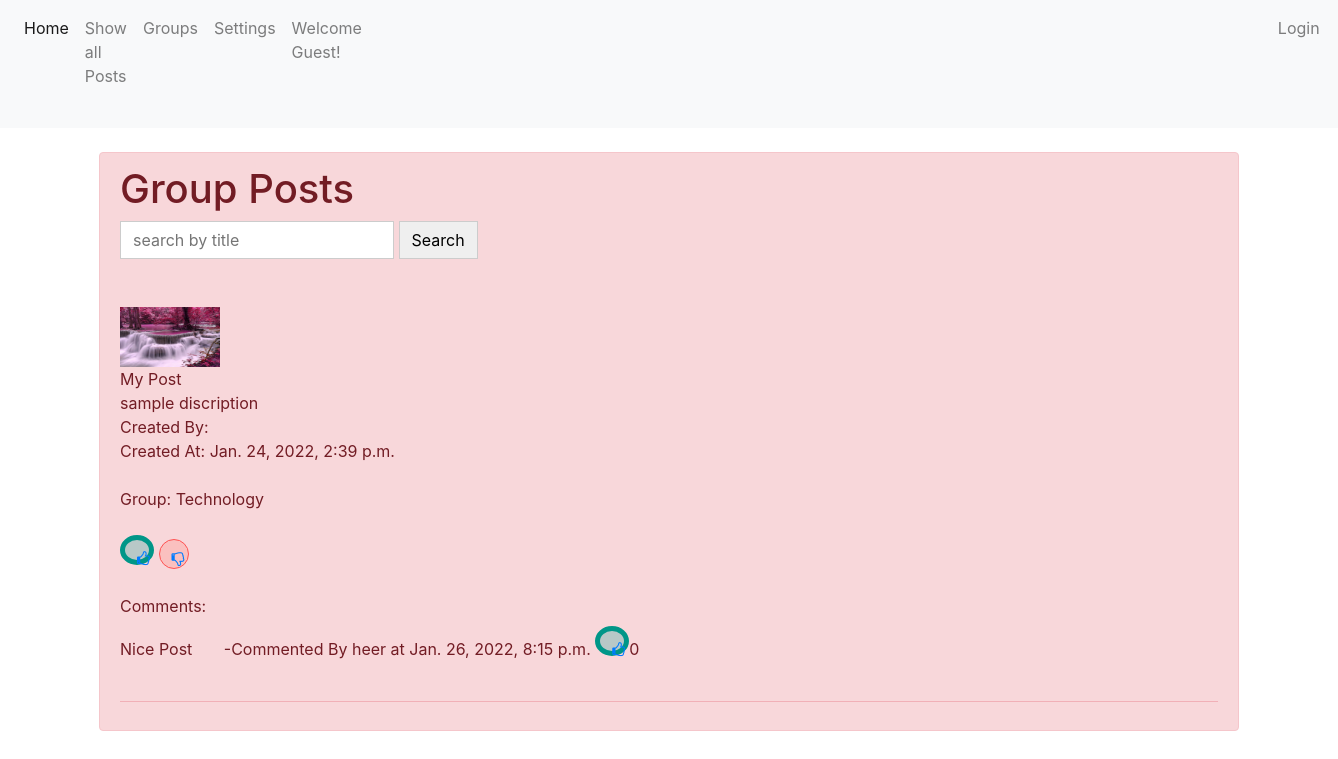
Page /show_group_list/technology on the committed database.
### posts/models.py (models this page shows, shortened)
class DateTimemixin(models.Model):
    created_at = models.DateTimeField(auto_now_add=True, null=True, blank=True)
    updated_at = models.DateTimeField(auto_now=True, null=True, blank=True)
    class Meta:
        abstract = True

class Post(DateTimemixin):
    group_key = models.ForeignKey("Group", on_delete=models.CASCADE, blank=True, null=True)
    is_group = models.BooleanField(default=False)
    user_key = models.ForeignKey(User, on_delete=models.CASCADE, blank=True, null = True)
    category_key = models.ManyToManyField(PostCategory,  blank=True)
    title = models.CharField(max_length=100)
    description = models.CharField(max_length=250)
    thumbnail = models.ImageField(upload_to = 'photos/')
    slug = models.SlugField(null=True, blank=True)
    like_key = models.ManyToManyField(User, blank = True, related_name='like_user')
    dislike_key = models.ManyToManyField(User, blank = True, related_name='dislike_user')

class Group(DateTimemixin):
    admin_user = models.ManyToManyField(User, related_name='admin_user')
    name = models.CharField(max_length=100)
    user_key = models.ManyToManyField(User, related_name='user_key')
    slug = models.SlugField(null=True, blank=True)
    def __str__(self):
        return str(self.name)

class Comment(DateTimemixin):
    post_key = models.ForeignKey(Post, on_delete=models.CASCADE, null = True, blank=True)
    comment = models.TextField()
    created_by = models.ForeignKey(User, on_delete=models.CASCADE, null = True, blank=True)
    liked_by = models.ManyToManyField(User, blank=True, related_name='liked_user')

### posts/views.py (the view)
# urls.py: path('show_group_list/<slug>', views.groupList, name='showgroup'),
def groupList(request, slug):
    group_data = Group.objects.get(slug = slug)
    post_list = Post.objects.filter(group_key = group_data.id, is_group = True)
    comment_data = Comment.objects.all()
    context = {"post_list":post_list, "group_data":group_data,"comment_data":comment_data}
    return render(request, "grouplist.html",context)

### templates/grouplist.html (shortened to what this page needs)
{% extends 'base.html' %}
{% load static %}
{% block content %}
<br>
<div class="container alert alert-danger">
    <h1>Group Posts</h1>
    <form action="{% url 'showlist' %}" method="POST">
        <input type="text" name="q" placeholder="search by title">
        <button type="submit">Search</button><br>
    </form>
    <br>
    <br>
    {% for post in post_list %}
        <img src="{{ post.thumbnail.url }}" width="100" height="60"><br>
        {{post.title}}<br>
        {{post.description}}<br>
        Created By: {{post.user_key.username}}<br>
        Created At: {{post.created_at}}<br><br>
        Group: {{post.group_key}}<br><br>
        <button class="like">
            <a href="{% url 'likeview' post.id  %}"><i class="fa fa-thumbs-o-up" aria-hidden="true"> </i></a>
        </button>
        <button class="dislike">
            <a href="{% url 'dislikeview' post.id  %}"><i class="fa fa-thumbs-o-down" aria-hidden="true"></i></a>
        </button>
        <br><br>
        <label>Comments: </label><br>
        {% for comment in comment_data %}
        {% if comment.post_key.id == post.id %}
            <div>{{ comment.comment }}<span>&nbsp;&nbsp;&nbsp;&nbsp;&nbsp;&nbsp; -Commented By {{comment.created_by}} at {{comment.created_at}} </span> <button class="like">
                <a href="{% url 'commentlike' comment.id  %}"><i class="fa fa-thumbs-o-up" aria-hidden="true"> </i></a>
            </button>{{comment.liked_by.all.count}}</div>
        {% endif %}
        {% endfor %}
        <br>
        <hr>
    {% endfor %}
</div>
{% endblock content %}

### static/css/style.css (style rules this page uses)
button.like { width: 30px; height: 30px; margin: 0 auto; line-height: 25px; border-radius: 50%; color: rgba(0,150,136 ,1); background-color:rgba(38,166,154 ,0.3); border-color: rgba(0,150,136 ,1); border-width: 5px; font-size: 15px; }
button.dislike { width: 30px; height: 30px; margin: 0 auto; line-height: 25px; border-radius: 50%; color: rgba(255,82,82 ,1); background-color: rgba(255,138,128 ,0.3); border-color: rgba(255,82,82 ,1); border-width: 1px; font-size: 15px; }

### templates/base.html (style rules this page uses)
input[type='text'] { border: 1px solid #ccc; display: inline-block; padding: 6px 12px; cursor: pointer; }
button { border: 1px solid #ccc; display: inline-block; padding: 6px 12px; cursor: pointer; }

### rows in the picture
Post: thumbnail (picture), title "My Post", description "sample discription", created_at "Jan. 24, 2022, 2:39 p.m.", group_key "Technology"
Comment: comment "Nice Post", created_by "heer", created_at "Jan. 26, 2022, 8:15 p.m.", liked_by.all.count "0"
